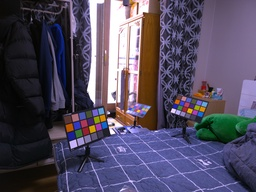
#> input picture Resultados/CorrectedMoment/0_ImagenCorregida_CorrectedMomentL2.jpg, 256 x 192 px, shrunk from 4000 x 3000 before the run, given as the content of the folder raw_images_2illuminants, which was not available
$ python main.py
#> lines starting #> are read from the running program, lines starting #| are printed output that depends on the picture; pictures that were not available may be replaced by others from this repository, and a replacement may not be noted
### tfg.py
import cv2
import os
import seaborn as sns
import rawpy
import matplotlib.pyplot as plt
import csv
import pandas as pd
os.environ['OMP_NUM_THREADS'] = '10'
import numpy as np
from sklearn.tree import DecisionTreeRegressor
from scipy.spatial.distance import pdist
from sklearn.cluster import KMeans


class Illuminant_estimation():

    def __init__(self):
        self.images = []
        self.corrected_images = []
        self.groundtruth_images = []
        self.data_images = []
        self.r_groundtruth = []
        self.g_groundtruth = []
        self.r_trees = []
        self.g_trees = []
        self.ruta_images = os.path.abspath("galaxy")
        self.raw_1illuminant_images = []
        self.raw_2illuminant_images = []
        self.load_images()
#> in load_images, img is the input picture: shape (192, 256, 3); mean B, G, R 95.8, 75.2, 81.8

    # [36 lines left out: function save_images, not called in this run]

    def load_images(self):
        carpeta = "raw_images_2illuminants"
        # Obtener la lista de todos los archivos en la carpeta
        archivos = os.listdir(carpeta)

        # Recorrer la lista de archivos y cargar las imágenes
        for archivo in archivos:
            ruta_archivo = os.path.join(carpeta, archivo)
            if os.path.isfile(ruta_archivo) and archivo.endswith(('.jpg', '.jpeg', '.png')):
                # Cargar la imagen
                img = cv2.imread(ruta_archivo)
                self.raw_2illuminant_images.append(img)

    # [88 lines left out: functions load_data, regression_tree_training, regression_tree_method, not called in this run]

    def divide_image(self, img, sub_height=20, sub_width=20):
        height, width, channels = img.shape
        sub_images = []
        for y in range(0, height, sub_height):
            for x in range(0, width, sub_width):
                sub_image = img[y:y + sub_height, x:x + sub_width, :]
                sub_images.append(sub_image)
        return sub_images

    def gray_world_method(self, img, num=None):
        sub_images = self.divide_image(img)
        points = []
        points_rg = []
        for sub in sub_images:
            points.append(self.gray_world(sub))
            points_rg.append(self.calcule_rg(points[-1]))

        self.result(img, points_rg, "GrayWorld", num)

    def general_gray_world_method(self, img, num=None):
        sub_images = self.divide_image(img)
        points = []
        points_rg = []
        for sub in sub_images:
            points.append(self.general_gray_world(sub))
            points_rg.append(self.calcule_rg(points[-1]))

        self.result(img, points_rg, "GeneralGrayWorld", num)

    def white_patch_method(self, img, num=None):
        sub_images = self.divide_image(img)
        points = []
        points_rg = []
        for sub in sub_images:
            points.append(self.white_patch(sub))
            points_rg.append(self.calcule_rg(points[-1]))

        self.result(img, points_rg, "WhitePatch", num)

    def max_RGB_method(self, img, num=None):
        sub_images = self.divide_image(img)
        points = []
        points_rg = []
        for sub in sub_images:
            points.append(self.max_RGB(sub))
            points_rg.append(self.calcule_rg(points[-1]))
        self.result(img, points_rg, "MaxRGB", num)

    def shades_of_gray_method(self, img, num=None):
        sub_images = self.divide_image(img)
        points = []
        points_rg = []
        for sub in sub_images:
            points.append(self.shades_of_gray(sub))
            points_rg.append(self.calcule_rg(points[-1]))
        self.result(img, points_rg, "ShadesOfGray", num)

    # [9 lines left out: function histogram_stretch_method, not called in this run]

    def corrected_moment_method(self, img, num=None):
        sub_images = self.divide_image(img)
        points = []
        points_rg = []
        for sub in sub_images:
            points.append(self.corrected_moment(sub))
            points_rg.append(self.calcule_rg(points[-1]))
        self.result(img, points_rg, "CorrectedMoment", num, True)

    def result(self, img, points_rg, name, num=None, save=False):
        # Calculamos la average pairwise distance
        avg_distance = self.average_pairwise_distance(points_rg)
        print(f"Average pairwise distance: {avg_distance}")

        if avg_distance <= 0.025:
            print("Una sola iluminacion")
            L = self.median(points_rg)
            print(f"Iluminante: {L}")
            corrected_image = self.color_correction(img, L)
            cv2.cvtColor(corrected_image, cv2.COLOR_RGB2BGR)
            cv2.imwrite(f"Resultados/{name}/{num}_ImagenCorregida_{name}1_iluminante.jpg", corrected_image)
        else:
            print("Mas de una iluminacion")
            centroids = self.get_kmeans_centroids(points_rg)
            L1 = centroids[0]
            L5 = centroids[1]

            # Calcula las diferencias absolutas entre R y G para cada iluminante
            diff_L1 = np.abs(L1[0] - L1[1])
            diff_L5 = np.abs(L5[0] - L5[1])

            # Compara las diferencias para determinar cuál iluminante tiene una menor diferencia entre R y G
            if diff_L1 > diff_L5:
                natural_light_rg = L1
                artificial_light_rg = L5
            else:
                natural_light_rg = L5
                artificial_light_rg = L1

            print(f"Iluminante 1: {natural_light_rg}, Iluminante 2: {artificial_light_rg}")
            L = {1.0: "L1", .75: "L2", .5: "L3", .25: "L4", 0: "L5"}
            alfa_values = [1.0, .75, .5, .25, 0]
            for alfa in alfa_values:
                illumination = natural_light_rg * alfa + artificial_light_rg * (1 - alfa)
                if save:
                    corrected_image = self.color_correction(img, illumination)
                    cv2.imwrite(f"Verificacion/{name}/ImagenCorregida_{name}{L[alfa]}.jpg", corrected_image)
            illumination = natural_light_rg * 0.25 + artificial_light_rg * (1 - 0.25)
            corrected_image = self.color_correction(img, illumination)
            cv2.imwrite(f"Resultados/{name}/{num}_ImagenCorregida_{name}L2.jpg", corrected_image)

    def calcule_rg(self, vector):
        R, G, B = vector
        r = R / (R + G + B)
        g = G / (R + G + B)
        return r, g

    def gray_world(self, img):
        # Convertir la imagen a punto flotante
        image_float = img.astype(np.float64) / 255.0

        # Dividir la imagen en los canales de color RGB
        B, G, R = cv2.split(image_float)

        # Calcular las medias de cada canal RGB
        avgB = np.mean(B)
        avgG = np.mean(G)
        avgR = np.mean(R)

        # Calcular el factor de corrección para cada canal
        grayValue = (avgB + avgG + avgR) / 3.0
        bCorr = grayValue / (avgB + 1e-10)  # Agregar un pequeño valor para evitar divisiones por cero
        gCorr = grayValue / (avgG + 1e-10)
        rCorr = grayValue / (avgR + 1e-10)

        return rCorr, gCorr, bCorr

    def general_gray_world(self, img):
        # Convertir la imagen a flotante y escalar los valores a [0, 1]
        img_float = img.astype(np.float32) / 255.0

        b, g, r = cv2.split(img_float)

        # Calcular la media de cada canal de color
        mean_r = np.mean(r)
        mean_g = np.mean(g)
        mean_b = np.mean(b)

        # Calcular el factor de corrección para cada canal
        rCorr = (mean_g / mean_r)
        gCorr = 1.0
        bCorr = (mean_g / mean_b)

        return rCorr, gCorr, bCorr

    def white_patch(self, img):
        # Buscar los valores máximos en cada canal
        max_values = np.max(img, axis=(0, 1))

        # Calcular los factores de corrección
        rCorr = max_values[1] / max_values[0] if max_values[0] != 0 else 1.0
        gCorr = 1.0
        bCorr = max_values[1] / max_values[2] if max_values[2] != 0 else 1.0

        return rCorr, gCorr, bCorr

    def max_RGB(self, img):
        # Encontrar el valor máximo en cada canal de color
        max_r = np.max(img[:, :, 2])
        max_g = np.max(img[:, :, 1])
        max_b = np.max(img[:, :, 0])

        # Calcular los factores de corrección
        rCorr = max_r / np.mean(img[:, :, 2])
        gCorr = max_g / np.mean(img[:, :, 1])
        bCorr = max_b / np.mean(img[:, :, 0])

        return rCorr, gCorr, bCorr

    def shades_of_gray(self, img):
        # Calcular el canal promedio
        avg_gray = np.mean(img)

        # Calcular los factores de corrección
        rCorr = avg_gray / np.mean(img[:, :, 2])
        gCorr = avg_gray / np.mean(img[:, :, 1])
        bCorr = avg_gray / np.mean(img[:, :, 0])

        return rCorr, gCorr, bCorr

    # [17 lines left out: function histogram_stretch, not called in this run]

    def corrected_moment(self, img):
        # Convertir la imagen a float para cálculos precisos
        img_float = img.astype(np.float32)

        # Calcular las medias de los canales de color en formato BGR
        means = np.mean(img_float, axis=(0, 1))

        # Calcular las desviaciones estándar de cada canal en formato BGR
        stds = np.std(img_float, axis=(0, 1))

        # Calcular los factores de corrección en función de las medias y desviaciones estándar
        rCorr = means[2] / means[1]
        gCorr = 1.0
        bCorr = means[2] / means[0]

        # Ajustar los factores de corrección en función de las desviaciones estándar
        if stds[1] != 0:
            rCorr *= (stds[2] / stds[1]) ** 0.5
        if stds[0] != 0:
            bCorr *= (stds[2] / stds[0]) ** 0.5

        return rCorr, gCorr, bCorr

    def average_pairwise_distance(self, points):
        # Calcular la matriz de distancias
        distances = pdist(points)

        # Calcular la distancia promedio
        average_distance = distances.mean()

        return average_distance

    # [8 lines left out: function median, not called in this run]

    def get_kmeans_centroids(self, points, k=2):
        kmeans = KMeans(n_clusters=k, init='k-means++', n_init="auto")
        kmeans.fit(points)
        centroids = kmeans.cluster_centers_
        return centroids

    def color_correction(self, img, illumination):
        img = img.astype(np.float32) / 255.0

        # Obtener los componentes de color R, G y B
        B, G, R = cv2.split(img)

        r = illumination[0]
        g = illumination[1]
        b = 1 - r - g

        """# Calcular la suma total de cada canal de color
        R_total = np.sum(R)
        G_total = np.sum(G)
        B_total = np.sum(B)

        # Calcular la corrección para cada canal
        R_corr = r * (R_total + G_total + B_total) / R_total
        G_corr = g * (R_total + G_total + B_total) / G_total
        B_corr = b * (R_total + G_total + B_total) / B_total
"""
        R_corr, G_corr, B_corr = self.solve_equation(r, g, b)
        # Aplicar la corrección a cada canal y asegurarse de que los valores estén en el rango [0, 1]
        newR = np.clip(R * R_corr, 0, 1)
        newG = np.clip(G * G_corr, 0, 1)
        newB = np.clip(B * B_corr, 0, 1)

        # Combinar los canales y convertir la imagen a tipo uint8 en el rango [0, 255]
        corrected_img = cv2.merge((newB, newG, newR))
        corrected_img = (corrected_img * 255).astype(np.uint8)

        return corrected_img

    def solve_equation(self, r, g, b):
        G = 1.0
        R = (r * G) / g
        B = (1 - r - g) * G / g
        return R, G, B

    # [36 lines left out: function extract_features, not called in this run]

    def guardar_resultados(self):

        for num, img in enumerate(self.raw_2illuminant_images):
            num = str(num)
            # self.regression_tree_method(img, num)
            self.gray_world_method(img, num)
            self.white_patch_method(img, num)
            self.corrected_moment_method(img, num)
            self.general_gray_world_method(img, num)
            self.max_RGB_method(img, num)
            self.shades_of_gray_method(img, num)
#> this loop made 1 pass
#> num on pass 1: '0'
#> (printed output is left out)
#> pass 1, in gray_world, `image_float = img.astype(np.float64) / 255.0`:
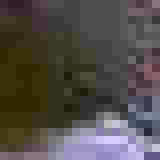
#> image_float: shape (20, 20, 3) float64 (shown 8 times larger); mean of channels 0, 1, 2 0.0532, 0.0545, 0.0567; drawn with min black and max white
#> pass 1, in gray_world, `B, G, R = cv2.split(image_float)`:
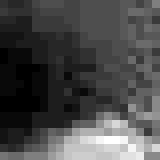
#> B: shape (20, 20) float64 (shown 8 times larger); min 0.0235, max 0.125, mean 0.0532; drawn with min black and max white
#> pass 1, in gray_world, `B, G, R = cv2.split(image_float)`:
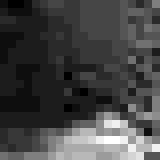
#> G: shape (20, 20) float64 (shown 8 times larger); min 0.0353, max 0.106, mean 0.0545; drawn with min black and max white
#> pass 1, in gray_world, `B, G, R = cv2.split(image_float)`:
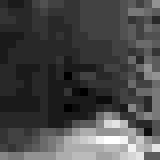
#> R: shape (20, 20) float64 (shown 8 times larger); min 0.0353, max 0.11, mean 0.0567; drawn with min black and max white

    def load_csv(self, filename):
        data = []
        with open(filename, 'r') as file:
            reader = csv.reader(file)
            for row in reader:
                # Convertir la cadena de coordenadas a una tupla
                point1 = eval(row[0])
                data.append(point1)
        return data

    # [14 lines left out: functions crop_and_calculate_rgb, euclidean_distance, not called in this run]

    def load_resultados(self, metodos=None):
        imagenes = {}
        for met in metodos:
            carpeta = "Resultados/" + met
            # Obtener la lista de todos los archivos en la carpeta
            archivos = os.listdir(carpeta)
            # Inicializar la lista de imágenes para la clave actual
            imagenes[met] = []
            self.resultados[met] = []
            # Recorrer la lista de archivos y cargar las imágenes
            for archivo in archivos:
                ruta_archivo = os.path.join(carpeta, archivo)
                if os.path.isfile(ruta_archivo) and archivo.endswith(('.jpg', '.jpeg', '.png')):
                    # Cargar la imagen
                    img = cv2.imread(ruta_archivo)
                    img = cv2.cvtColor(img, cv2.COLOR_BGR2RGB)
                    imagenes[met].append(img)
        return imagenes

    def comparar_resultados(self):
        colores = [(255, 0, 0),  # rojo
                   (0, 255, 0),  # verde
                   (0, 0, 255),  # azul
                   (255, 255, 0),  # amarillo
                   (150, 75, 0),  # marrón
                   (255, 165, 0),  # naranja
                   (255, 192, 203),  # rosa
                   (255, 255, 255),  # blanco
                   (128, 128, 128),  # gris
                   (0, 0, 0)]  # negro

        rojo = self.load_csv("puntos/rojo.csv")
#> (reads puntos/rojo.csv from the repository)
        verde = self.load_csv("puntos/verde.csv")
#> (reads puntos/verde.csv from the repository)
        azul = self.load_csv("puntos/azul.csv")
#> (reads puntos/azul.csv from the repository)
        amarillo = self.load_csv("puntos/amarillo.csv")
#> (reads puntos/amarillo.csv from the repository)
        marron = self.load_csv("puntos/marron.csv")
        naranja = self.load_csv("puntos/orange.csv")
        rosa = self.load_csv("puntos/rosa.csv")
        blanco = self.load_csv("puntos/gris.csv")
        gris = self.load_csv("puntos/gris.csv")
        negro = self.load_csv("puntos/negro.csv")

        self.resultados = {}
        metodos = ["CorrectedMoment", "GeneralGrayWorld", "GrayWorld", "MaxRGB", "ShadesOfGray", "WhitePatch",
                   "RegressionTree"]
        imagenes = self.load_resultados(metodos)
#> in load_resultados, `img = cv2.imread(ruta_archivo)`:
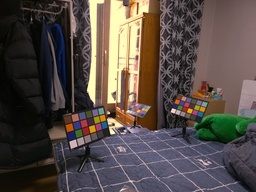
#> img: shape (192, 256, 3); mean B, G, R 70.2, 75.2, 85.2

        for num in range(len(rojo)):
            for met in metodos:
                i = imagenes[met][num]
                c = rojo[num]
                r = self.crop_and_calculate_rgb(imagenes[met][num], rojo[num])
                vector = [r, self.crop_and_calculate_rgb(imagenes[met][num], verde[num]),
                          self.crop_and_calculate_rgb(imagenes[met][num], azul[num]),
                          self.crop_and_calculate_rgb(imagenes[met][num], amarillo[num]),
                          self.crop_and_calculate_rgb(imagenes[met][num], marron[num]),
                          self.crop_and_calculate_rgb(imagenes[met][num], naranja[num]),
                          self.crop_and_calculate_rgb(imagenes[met][num], rosa[num]),
                          self.crop_and_calculate_rgb(imagenes[met][num], blanco[num]),
                          self.crop_and_calculate_rgb(imagenes[met][num], gris[num]),
                          self.crop_and_calculate_rgb(imagenes[met][num], negro[num])]
                self.resultados[met].append(vector)

        # Calcular la desviación estándar para cada vector
        distancia = {}
        desviaciones = {}

        for met in metodos:
            resultados_metodo = self.resultados[met]
            distancia[met] = [self.euclidean_distance(colores, vector) for vector in resultados_metodo]
            desviaciones[met] = [np.std(np.array(vector) - np.array(colores)) for vector in resultados_metodo]

        # Graficar los resultados
        media = {}
        mediana = {}
        min = {}
        max = {}
        rango = {}
        des = {}
        for met in metodos:
            media[met] = np.mean(distancia[met])
            mediana[met] = np.median(distancia[met])
            min[met] = np.min(distancia[met])
            max[met] = np.max(distancia[met])
            rango[met] = np.ptp(distancia[met])
            plt.plot(distancia[met], label=met)

        plt.xlabel('Imagen')
        plt.ylabel('Distancia Euclidiana')
        plt.legend()
        # Configurar estilo Seaborn
        sns.set(style='whitegrid')

        # Aplicar estilo Seaborn al gráfico
        sns.despine()
        # Guardar el gráfico en un archivo de imagen
        plt.savefig('Distancia.png')

        # Mostrar el gráfico
        plt.show()

        for met in metodos:
            media[met] = np.mean(desviaciones[met])
            mediana[met] = np.median(desviaciones[met])
            min[met] = np.min(desviaciones[met])
            max[met] = np.max(desviaciones[met])
            rango[met] = np.ptp(desviaciones[met])
            plt.plot(desviaciones[met], label=met)

        plt.xlabel('Imagen')
        plt.ylabel('Desviación Estándar')
        plt.legend()
        # Configurar estilo Seaborn
        sns.set(style='whitegrid')

        # Aplicar estilo Seaborn al gráfico
        sns.despine()
        # Guardar el gráfico en un archivo de imagen
        plt.savefig('Desviacion.png')

        # Mostrar el gráfico
        plt.show()
        # Convertir el diccionario a un DataFrame de Pandas
        df = pd.DataFrame.from_dict(distancia)

        # Nombre del archivo CSV
        output_filename = "resultados.csv"

        # Guardar el DataFrame en el archivo CSV
        df.to_csv(output_filename, index=False)
        # rojo, verde, azul, amarillo,marron, naranja, rosa, blanco, gris, negro

### main.py
from tfg import Illuminant_estimation
import cv2
import matplotlib.pyplot as plt
import pandas as pd
import os


test = Illuminant_estimation()

test.guardar_resultados()

#> (the run stopped early here; a loop or call above may not have finished)
